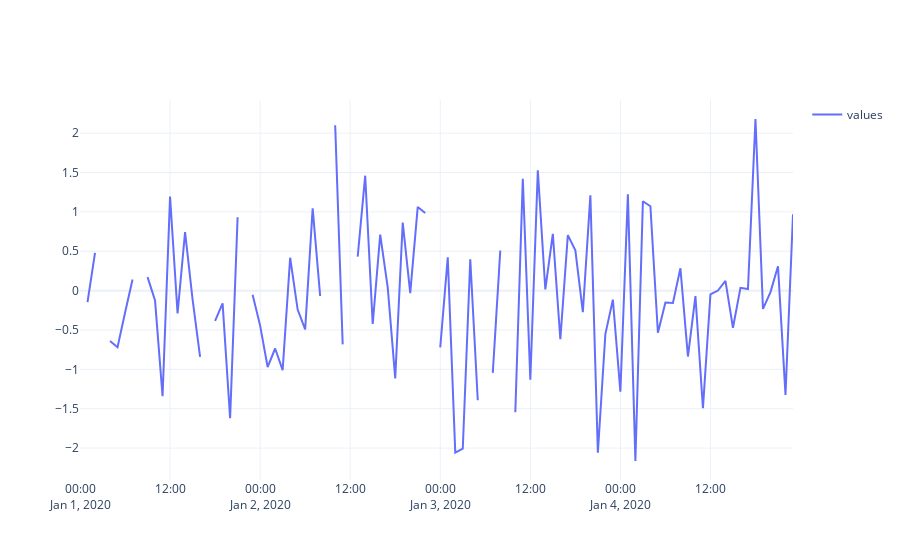

The notebook cell this image was saved under:
### Markdown cell above
A classic line plot

### Code cell
line_plot(ts1)
